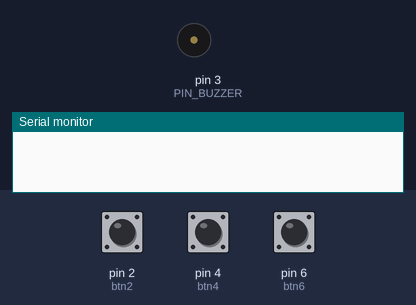
Bench run of a program on a simulated Arduino Nano, built with avr-gcc and run on an emulated ATmega328P. On the bench: buzzer (waves = sounding), the last lines printed to the serial monitor. The inputs (shaded band) are chosen by the test bench; at power-on: pin 2 (btn2) HIGH, pin 4 (btn4) HIGH, pin 6 (btn6) HIGH.

Above: at 1.8 s.
1.9 s: pin 2 (btn2) pulled LOW for 0.15 s
At 2.05 s:
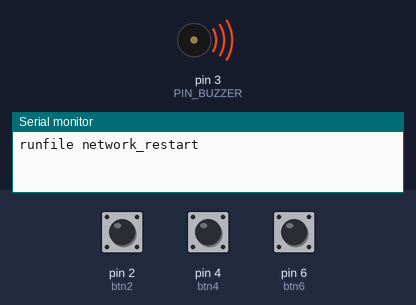
3.5 s: pin 4 (btn4) pulled LOW for 0.15 s
At 4.7 s:
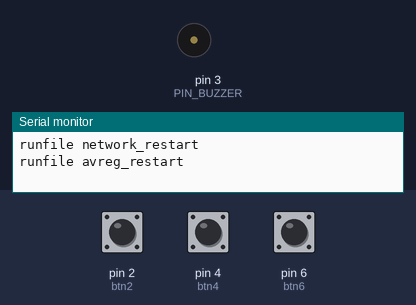
5.1 s: pin 6 (btn6) pulled LOW for 0.15 s
At 5.9 s:
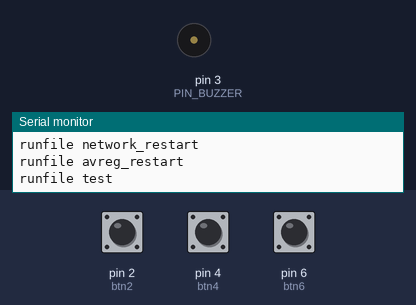
Timing chart, 0 to 8.1 s (numbered marks = the images above; inputs shaded):
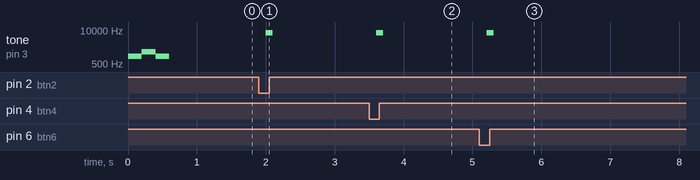

The program:

main.cpp
```cpp
#include <Arduino.h>
#include <btn.h>

#define PIN_BUZZER 3

Button btn6 = Button(6); // digital 6
Button btn4 = Button(4); // digital 4
Button btn2 = Button(2); // digital 2

void setup()
{
    pinMode(PIN_BUZZER, OUTPUT);
    tone(PIN_BUZZER, 1000);
    delay(200);
    tone(PIN_BUZZER, 1500);
    delay(200);
    tone(PIN_BUZZER, 1000);
    delay(200);
    noTone(PIN_BUZZER);

    Serial.begin(115200);
}

void send_command(const char *command)
{
    Serial.println(command);
    tone(PIN_BUZZER, 8000);
    delay(100);
    noTone(PIN_BUZZER);
}

void loop()
{
    if (btn2.isPressed())
    {
        send_command("runfile network_restart");
    }
    if (btn4.isPressed())
    {
        send_command("runfile avreg_restart");
    }
    if (btn6.isPressed())
    {
        send_command("runfile test");
    }

    btn2.tick();
    btn4.tick();
    btn6.tick();

    delay(25);
}
```

btn.h
```cpp
#ifndef ESPS_BUTTON
#define ESPS_BUTTON

#include <Arduino.h>

#define ESPS_DEBOUNCE_DELAY 50

class Button
{
public:
    enum Flag : uint8_t
    {
        FLAG_NONE = 0,
        FLAG_PRESSED = 1 << 0,
        FLAG_DOWN = 1 << 1,
        FLAG_RELEASED = 1 << 2
    };

    Button(uint8_t u8_pin)
    {
        pin = u8_pin;
        pinMode(pin, INPUT_PULLUP);
        lastState = lastStableReading = digitalRead(pin);
        flags = FLAG_NONE;
        lastDebounceTime = millis();
    }

    void tick()
    {
        uint8_t reading = digitalRead(pin);
        unsigned long now = millis();

        flags &= ~(FLAG_PRESSED | FLAG_RELEASED);

        if (reading != lastState)
        {
            lastDebounceTime = now;
        }

        if ((now - lastDebounceTime) > ESPS_DEBOUNCE_DELAY)
        {
            if (reading != lastStableReading)
            {
                lastStableReading = reading;

                if (lastStableReading == LOW)
                {
                    if (!(flags & FLAG_DOWN))
                    {
                        flags |= FLAG_PRESSED;
                        flags |= FLAG_DOWN;
                    }
                }
                else
                {
                    if (flags & FLAG_DOWN)
                    {
                        flags |= FLAG_RELEASED;
                        flags &= ~FLAG_DOWN;
                    }
                }
            }
        }

        lastState = reading;
    }

    bool isPressed() const { return flags & FLAG_PRESSED; }
    bool isDown() const { return flags & FLAG_DOWN; }
    bool isReleased() const { return flags & FLAG_RELEASED; }

private:
    uint8_t pin;
    uint8_t flags;

    uint8_t lastState = HIGH;
    uint8_t lastStableReading = HIGH;
    unsigned long lastDebounceTime = 0;
};

#endif
```

Measured:
- after the input at 1.9 s, tone on pin 3 (PIN_BUZZER): silent → 8000 Hz after 0.10 s, → silent 0.10 s later
- after the input at 3.5 s, tone on pin 3 (PIN_BUZZER): silent → 8000 Hz after 0.11 s, → silent 0.10 s later
- after the input at 5.1 s, tone on pin 3 (PIN_BUZZER): silent → 8000 Hz after 0.11 s, → silent 0.10 s later
